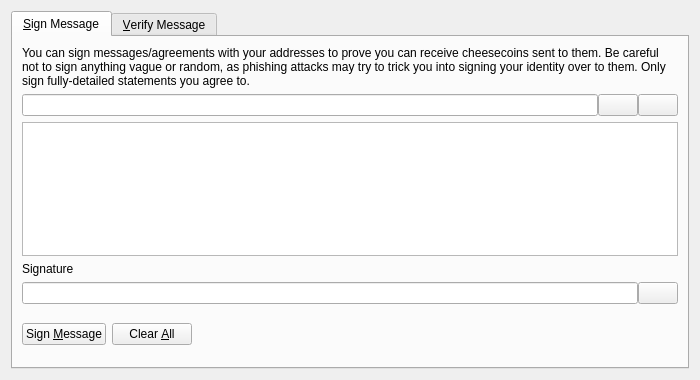
<?xml version="1.0" encoding="UTF-8"?>
<ui version="4.0">
 <class>SignVerifyMessageDialog</class>
 <widget class="QDialog" name="SignVerifyMessageDialog">
  <property name="geometry">
   <rect>
    <x>0</x>
    <y>0</y>
    <width>700</width>
    <height>380</height>
   </rect>
  </property>
  <property name="windowTitle">
   <string>Signatures - Sign / Verify a Message</string>
  </property>
  <property name="modal">
   <bool>true</bool>
  </property>
  <layout class="QVBoxLayout" name="verticalLayout">
   <item>
    <widget class="QTabWidget" name="tabWidget">
     <property name="currentIndex">
      <number>0</number>
     </property>
     <widget class="QWidget" name="tabSignMessage">
      <attribute name="title">
       <string>&amp;Sign Message</string>
      </attribute>
      <layout class="QVBoxLayout" name="verticalLayout_SM">
       <item>
        <widget class="QLabel" name="infoLabel_SM">
         <property name="text">
          <string>You can sign messages/agreements with your addresses to prove you can receive cheesecoins sent to them. Be careful not to sign anything vague or random, as phishing attacks may try to trick you into signing your identity over to them. Only sign fully-detailed statements you agree to.</string>
         </property>
         <property name="textFormat">
          <enum>Qt::PlainText</enum>
         </property>
         <property name="wordWrap">
          <bool>true</bool>
         </property>
        </widget>
       </item>
       <item>
        <layout class="QHBoxLayout" name="horizontalLayout_1_SM">
         <property name="spacing">
          <number>0</number>
         </property>
         <item>
          <widget class="QValidatedLineEdit" name="addressIn_SM">
           <property name="toolTip">
            <string>The cheesecoin address to sign the message with</string>
           </property>
          </widget>
         </item>
         <item>
          <widget class="QPushButton" name="addressBookButton_SM">
           <property name="toolTip">
            <string>Choose previously used address</string>
           </property>
           <property name="text">
            <string/>
           </property>
           <property name="icon">
            <iconset resource="../bitcoin.qrc">
             <normaloff>:/icons/address-book</normaloff>:/icons/address-book</iconset>
           </property>
           <property name="shortcut">
            <string>Alt+A</string>
           </property>
           <property name="autoDefault">
            <bool>false</bool>
           </property>
          </widget>
         </item>
         <item>
          <widget class="QPushButton" name="pasteButton_SM">
           <property name="toolTip">
            <string>Paste address from clipboard</string>
           </property>
           <property name="text">
            <string/>
           </property>
           <property name="icon">
            <iconset resource="../bitcoin.qrc">
             <normaloff>:/icons/editpaste</normaloff>:/icons/editpaste</iconset>
           </property>
           <property name="shortcut">
            <string>Alt+P</string>
           </property>
           <property name="autoDefault">
            <bool>false</bool>
           </property>
          </widget>
         </item>
        </layout>
       </item>
       <item>
        <widget class="QPlainTextEdit" name="messageIn_SM">
         <property name="toolTip">
          <string>Enter the message you want to sign here</string>
         </property>
        </widget>
       </item>
       <item>
        <widget class="QLabel" name="signatureLabel_SM">
         <property name="text">
          <string>Signature</string>
         </property>
         <property name="textFormat">
          <enum>Qt::PlainText</enum>
         </property>
        </widget>
       </item>
       <item>
        <layout class="QHBoxLayout" name="horizontalLayout_2_SM">
         <property name="spacing">
          <number>0</number>
         </property>
         <item>
          <widget class="QLineEdit" name="signatureOut_SM">
           <property name="font">
            <font>
             <italic>true</italic>
            </font>
           </property>
           <property name="readOnly">
            <bool>true</bool>
           </property>
          </widget>
         </item>
         <item>
          <widget class="QPushButton" name="copySignatureButton_SM">
           <property name="toolTip">
            <string>Copy the current signature to the system clipboard</string>
           </property>
           <property name="text">
            <string/>
           </property>
           <property name="icon">
            <iconset resource="../bitcoin.qrc">
             <normaloff>:/icons/editcopy</normaloff>:/icons/editcopy</iconset>
           </property>
           <property name="autoDefault">
            <bool>false</bool>
           </property>
          </widget>
         </item>
        </layout>
       </item>
       <item>
        <layout class="QHBoxLayout" name="horizontalLayout_3_SM">
         <item>
          <widget class="QPushButton" name="signMessageButton_SM">
           <property name="toolTip">
            <string>Sign the message to prove you own this cheesecoin address</string>
           </property>
           <property name="text">
            <string>Sign &amp;Message</string>
           </property>
           <property name="icon">
            <iconset resource="../bitcoin.qrc">
             <normaloff>:/icons/edit</normaloff>:/icons/edit</iconset>
           </property>
           <property name="autoDefault">
            <bool>false</bool>
           </property>
          </widget>
         </item>
         <item>
          <widget class="QPushButton" name="clearButton_SM">
           <property name="toolTip">
            <string>Reset all sign message fields</string>
           </property>
           <property name="text">
            <string>Clear &amp;All</string>
           </property>
           <property name="icon">
            <iconset resource="../bitcoin.qrc">
             <normaloff>:/icons/remove</normaloff>:/icons/remove</iconset>
           </property>
           <property name="autoDefault">
            <bool>false</bool>
           </property>
          </widget>
         </item>
         <item>
          <spacer name="horizontalSpacer_1_SM">
           <property name="orientation">
            <enum>Qt::Horizontal</enum>
           </property>
           <property name="sizeHint" stdset="0">
            <size>
             <width>40</width>
             <height>48</height>
            </size>
           </property>
          </spacer>
         </item>
         <item>
          <widget class="QLabel" name="statusLabel_SM">
           <property name="font">
            <font>
             <weight>75</weight>
             <bold>true</bold>
            </font>
           </property>
           <property name="text">
            <string/>
           </property>
           <property name="wordWrap">
            <bool>true</bool>
           </property>
          </widget>
         </item>
         <item>
          <spacer name="horizontalSpacer_2_SM">
           <property name="orientation">
            <enum>Qt::Horizontal</enum>
           </property>
           <property name="sizeHint" stdset="0">
            <size>
             <width>40</width>
             <height>48</height>
            </size>
           </property>
          </spacer>
         </item>
        </layout>
       </item>
      </layout>
     </widget>
     <widget class="QWidget" name="tabVerifyMessage">
      <attribute name="title">
       <string>&amp;Verify Message</string>
      </attribute>
      <layout class="QVBoxLayout" name="verticalLayout_VM">
       <item>
        <widget class="QLabel" name="infoLabel_VM">
         <property name="text">
          <string>Enter the receiver's address, message (ensure you copy line breaks, spaces, tabs, etc. exactly) and signature below to verify the message. Be careful not to read more into the signature than what is in the signed message itself, to avoid being tricked by a man-in-the-middle attack. Note that this only proves the signing party receives with the address, it cannot prove sendership of any transaction!</string>
         </property>
         <property name="textFormat">
          <enum>Qt::PlainText</enum>
         </property>
         <property name="alignment">
          <set>Qt::AlignLeading|Qt::AlignLeft|Qt::AlignTop</set>
         </property>
         <property name="wordWrap">
          <bool>true</bool>
         </property>
        </widget>
       </item>
       <item>
        <layout class="QHBoxLayout" name="horizontalLayout_1_VM">
         <property name="spacing">
          <number>0</number>
         </property>
         <item>
          <widget class="QValidatedLineEdit" name="addressIn_VM">
           <property name="toolTip">
            <string>The cheesecoin address the message was signed with</string>
           </property>
          </widget>
         </item>
         <item>
          <widget class="QPushButton" name="addressBookButton_VM">
           <property name="toolTip">
            <string>Choose previously used address</string>
           </property>
           <property name="text">
            <string/>
           </property>
           <property name="icon">
            <iconset resource="../bitcoin.qrc">
             <normaloff>:/icons/address-book</normaloff>:/icons/address-book</iconset>
           </property>
           <property name="shortcut">
            <string>Alt+A</string>
           </property>
           <property name="autoDefault">
            <bool>false</bool>
           </property>
          </widget>
         </item>
        </layout>
       </item>
       <item>
        <widget class="QPlainTextEdit" name="messageIn_VM"/>
       </item>
       <item>
        <widget class="QValidatedLineEdit" name="signatureIn_VM"/>
       </item>
       <item>
        <layout class="QHBoxLayout" name="horizontalLayout_2_VM">
         <item>
          <widget class="QPushButton" name="verifyMessageButton_VM">
           <property name="toolTip">
            <string>Verify the message to ensure it was signed with the specified cheesecoin address</string>
           </property>
           <property name="text">
            <string>Verify &amp;Message</string>
           </property>
           <property name="icon">
            <iconset resource="../bitcoin.qrc">
             <normaloff>:/icons/transaction_0</normaloff>:/icons/transaction_0</iconset>
           </property>
           <property name="autoDefault">
            <bool>false</bool>
           </property>
          </widget>
         </item>
         <item>
          <widget class="QPushButton" name="clearButton_VM">
           <property name="toolTip">
            <string>Reset all verify message fields</string>
           </property>
           <property name="text">
            <string>Clear &amp;All</string>
           </property>
           <property name="icon">
            <iconset resource="../bitcoin.qrc">
             <normaloff>:/icons/remove</normaloff>:/icons/remove</iconset>
           </property>
           <property name="autoDefault">
            <bool>false</bool>
           </property>
          </widget>
         </item>
         <item>
          <spacer name="horizontalSpacer_1_VM">
           <property name="orientation">
            <enum>Qt::Horizontal</enum>
           </property>
           <property name="sizeHint" stdset="0">
            <size>
             <width>40</width>
             <height>48</height>
            </size>
           </property>
          </spacer>
         </item>
         <item>
          <widget class="QLabel" name="statusLabel_VM">
           <property name="font">
            <font>
             <weight>75</weight>
             <bold>true</bold>
            </font>
           </property>
           <property name="text">
            <string/>
           </property>
           <property name="wordWrap">
            <bool>true</bool>
           </property>
          </widget>
         </item>
         <item>
          <spacer name="horizontalSpacer_2_VM">
           <property name="orientation">
            <enum>Qt::Horizontal</enum>
           </property>
           <property name="sizeHint" stdset="0">
            <size>
             <width>40</width>
             <height>48</height>
            </size>
           </property>
          </spacer>
         </item>
        </layout>
       </item>
      </layout>
     </widget>
    </widget>
   </item>
  </layout>
 </widget>
 <customwidgets>
  <customwidget>
   <class>QValidatedLineEdit</class>
   <extends>QLineEdit</extends>
   <header>qt/qvalidatedlineedit.h</header>
  </customwidget>
 </customwidgets>
 <resources>
  <include location="../bitcoin.qrc"/>
 </resources>
 <connections/>
</ui>
